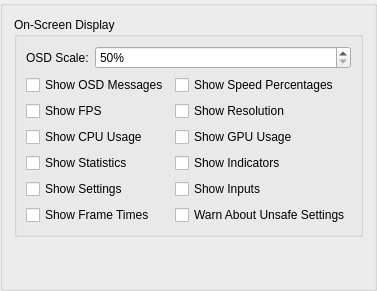
     <widget class="QGroupBox" name="osdTab">
      <attribute name="title">
       <string>OSD</string>
      </attribute>
      <layout class="QVBoxLayout" name="verticalLayout_3">
       <item>
        <widget class="QGroupBox" name="groupBox_4">
         <property name="title">
          <string>On-Screen Display</string>
         </property>
         <layout class="QFormLayout" name="formLayout_8">
          <item row="0" column="0">
           <widget class="QLabel" name="osdScaleLabel">
            <property name="text">
             <string>OSD Scale:</string>
            </property>
           </widget>
          </item>
          <item row="0" column="1">
           <widget class="QSpinBox" name="osdScale">
            <property name="suffix">
             <string>%</string>
            </property>
            <property name="minimum">
             <number>50</number>
            </property>
            <property name="maximum">
             <number>500</number>
            </property>
           </widget>
          </item>
          <item row="1" column="0" colspan="2">
           <layout class="QGridLayout" name="gridLayout_6">
            <item row="3" column="1">
             <widget class="QCheckBox" name="osdShowIndicators">
              <property name="text">
               <string>Show Indicators</string>
              </property>
             </widget>
            </item>
            <item row="1" column="1">
             <widget class="QCheckBox" name="osdShowResolution">
              <property name="text">
               <string>Show Resolution</string>
              </property>
             </widget>
            </item>
            <item row="4" column="1">
             <widget class="QCheckBox" name="osdShowInputs">
              <property name="text">
               <string>Show Inputs</string>
              </property>
             </widget>
            </item>
            <item row="2" column="1">
             <widget class="QCheckBox" name="osdShowGPU">
              <property name="text">
               <string>Show GPU Usage</string>
              </property>
             </widget>
            </item>
            <item row="4" column="0">
             <widget class="QCheckBox" name="osdShowSettings">
              <property name="text">
               <string>Show Settings</string>
              </property>
             </widget>
            </item>
            <item row="1" column="0">
             <widget class="QCheckBox" name="osdShowFPS">
              <property name="text">
               <string>Show FPS</string>
              </property>
             </widget>
            </item>
            <item row="0" column="0">
             <widget class="QCheckBox" name="osdShowMessages">
              <property name="text">
               <string>Show OSD Messages</string>
              </property>
             </widget>
            </item>
            <item row="3" column="0">
             <widget class="QCheckBox" name="osdShowGSStats">
              <property name="text">
               <string>Show Statistics</string>
              </property>
             </widget>
            </item>
            <item row="2" column="0">
             <widget class="QCheckBox" name="osdShowCPU">
              <property name="text">
               <string>Show CPU Usage</string>
              </property>
             </widget>
            </item>
            <item row="0" column="1">
             <widget class="QCheckBox" name="osdShowSpeed">
              <property name="text">
               <string>Show Speed Percentages</string>
              </property>
             </widget>
            </item>
            <item row="5" column="1">
             <widget class="QCheckBox" name="warnAboutUnsafeSettings">
              <property name="text">
               <string>Warn About Unsafe Settings</string>
              </property>
             </widget>
            </item>
            <item row="5" column="0">
             <widget class="QCheckBox" name="osdShowFrameTimes">
              <property name="text">
               <string>Show Frame Times</string>
              </property>
             </widget>
            </item>
           </layout>
          </item>
         </layout>
        </widget>
       </item>
       <item>
        <spacer name="verticalSpacer_3">
         <property name="orientation">
          <enum>Qt::Orientation::Vertical</enum>
         </property>
         <property name="sizeHint" stdset="0">
          <size>
           <width>20</width>
           <height>40</height>
          </size>
         </property>
        </spacer>
       </item>
      </layout>
     </widget>
